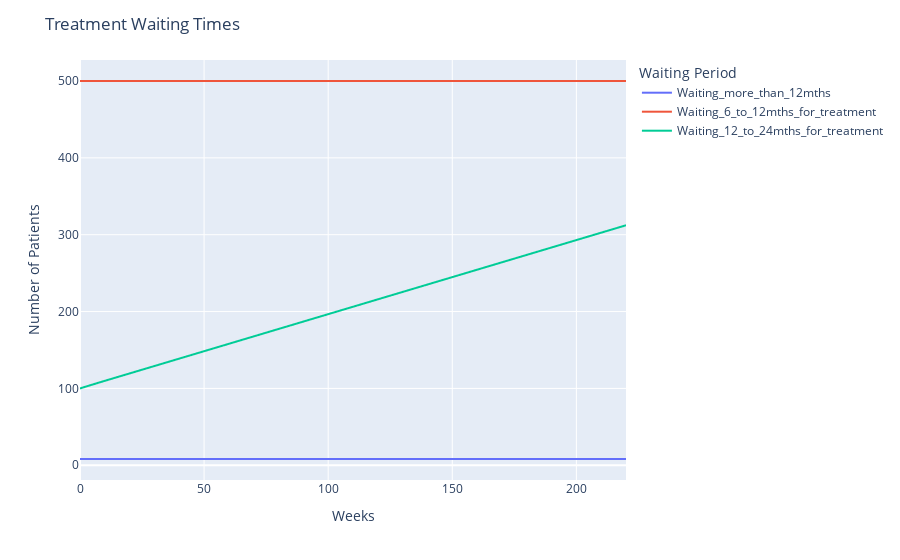

The cell this chart's notebook holds for it:
### Markdown cell above
### Plot ASDM simulation DataFrame

### Code cell
df = pd.DataFrame(results)
# df['Average_wait_for_diagnostic_test'] = pd.to_datetime(df['Average_wait_for_diagnostic_test'])  # Convert the 'time' column to datetime objects

# Now specify the columns directly
fig = px.line(df, x='Weeks', y=["Waiting_more_than_12mths", "Waiting_6_to_12mths_for_treatment", "Waiting_12_to_24mths_for_treatment"])

fig.update_layout(
    title='Treatment Waiting Times',
    xaxis_title='Weeks',
    yaxis_title='Number of Patients',
    legend_title='Waiting Period',
)

fig.show()

### Figure 1 — Plotly figure (JSON) as saved in the notebook; plotly's stock layout.template omitted (floating-point values rounded to 4 significant figures; data arrays with more than 128 entries replaced by an {"elided": "..."} marker saying what was removed)
{"data": [{"hovertemplate": "variable=Waiting_more_than_12mths<br>Weeks=%{x}<br>value=%{y}<extra></extra>", "legendgroup": "Waiting_more_than_12mths", "line": {"color": "#636efa", "dash": "solid"}, "marker": {"symbol": "circle"}, "mode": "lines", "name": "Waiting_more_than_12mths", "showlegend": true, "type": "scattergl", "x": {"elided": "881 float values"}, "xaxis": "x", "y": {"elided": "881 float values"}, "yaxis": "y"}, {"hovertemplate": "variable=Waiting_6_to_12mths_for_treatment<br>Weeks=%{x}<br>value=%{y}<extra></extra>", "legendgroup": "Waiting_6_to_12mths_for_treatment", "line": {"color": "#EF553B", "dash": "solid"}, "marker": {"symbol": "circle"}, "mode": "lines", "name": "Waiting_6_to_12mths_for_treatment", "showlegend": true, "type": "scattergl", "x": {"elided": "881 float values"}, "xaxis": "x", "y": {"elided": "881 int values"}, "yaxis": "y"}, {"hovertemplate": "variable=Waiting_12_to_24mths_for_treatment<br>Weeks=%{x}<br>value=%{y}<extra></extra>", "legendgroup": "Waiting_12_to_24mths_for_treatment", "line": {"color": "#00cc96", "dash": "solid"}, "marker": {"symbol": "circle"}, "mode": "lines", "name": "Waiting_12_to_24mths_for_treatment", "showlegend": true, "type": "scattergl", "x": {"elided": "881 float values"}, "xaxis": "x", "y": {"elided": "881 float values"}, "yaxis": "y"}], "layout": {"legend": {"title": {"text": "Waiting Period"}, "tracegroupgap": 0}, "margin": {"t": 60}, "title": {"text": "Treatment Waiting Times"}, "xaxis": {"anchor": "y", "domain": [0, 1], "title": {"text": "Weeks"}}, "yaxis": {"anchor": "x", "domain": [0, 1], "title": {"text": "Number of Patients"}}}}
